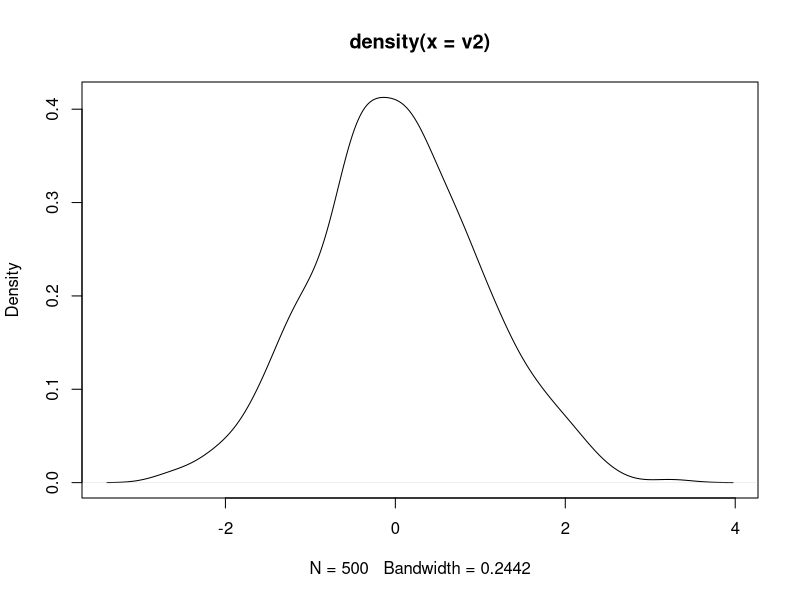
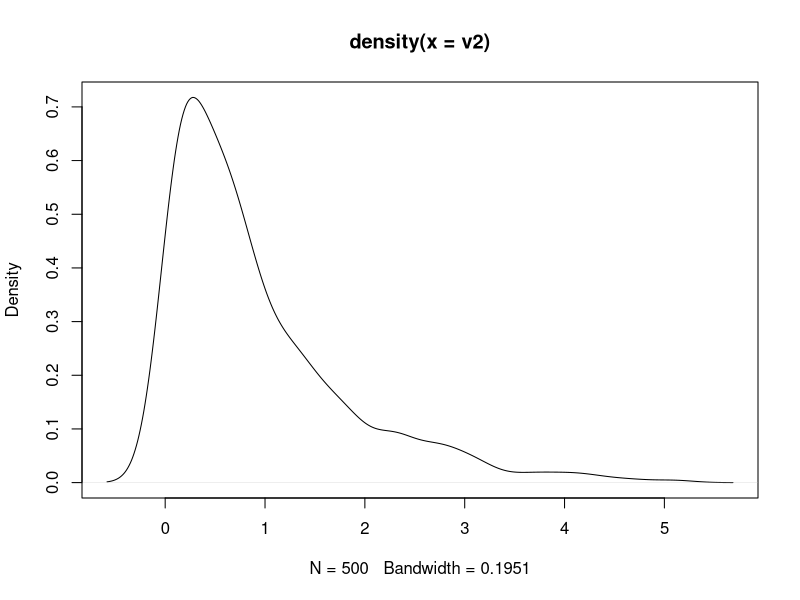

Here is the R script that generated these plots, in order:
## ---- chunk 1
knitr::opts_chunk$set(echo = TRUE)
## ---- chunk 2

confInterval <- function(v1){
  vectorMean <- mean(v1)
  standardError <- (qnorm(0.975)*sd(v1))/(sqrt(length(v1)))
  confidence_interval <- c(vectorMean - standardError, vectorMean + standardError)
  cat("95% Confidence Interval:", confidence_interval, "\n")
}

checkIfNormal <- function(v2){
  isNormal <- shapiro.test(v2)

  if (isNormal$p.value >= 0.05){
    cat("Vector is normally distributed\n")
    confInterval(v2)
  }
  
  else{
    cat("Vector is not normally distributed\n")
  }

# The Density Plot of vector passed to function
  plot(density(v2))
}

# Test functions with data that is normal
set.seed(123)  
isNormal <- rnorm(500)
checkIfNormal(isNormal)

# Test functions with data that is not normal
set.seed(456) 
notNormal <- rexp(500, rate = 1)
checkIfNormal(notNormal)
## ---- chunk 3

# Read in the dataset
SampleData <- read.csv('dfex.csv')

# Structure of Sample data before converting Date Column
str(SampleData)

# Converting Column x6 from chr to date
SampleData$x6 <- as.Date(SampleData$x6)

ColumnNameType <- function(ds){
  columns <- colnames(ds)
  
  for (name in columns){
    type <- class(ds[[name]])
    
    cat(name, "is of type: ", type, "\n")
  }
}

# Structure of Sample data after converting Date Column to type Date
str(SampleData)

# Test the function with the sample dataset
ColumnNameType(SampleData)
## ---- chunk 4
f1 <- function(string, prefix) {
  substr(string, 1, nchar(prefix)) == prefix
}

f1("mathematics", "math")
f1("mathematics", "biol")
## ---- chunk 5
f2 <- function(x) {
  if (length(x) <= 1) return(NULL)
  x[-length(x)]
}
  
names <- c("Djokovic", "Federer", "Nadal", "Tiafoe", "Alcaraz", "Murray")
nums <- c(4005)

f2(names)
f2(nums)


## ---- chunk 6
f3 <- function(x, y) {
rep(y, length.out = length(x))
}

a <- c(1, 2, 3, 4, 5)
b <- c(6)
c <- c(7, 8, 9, 10, 11, 12, 13, 14, 15)

f3(a, b)
f3(a, c)
f3(b, c)
f3(c,a)
